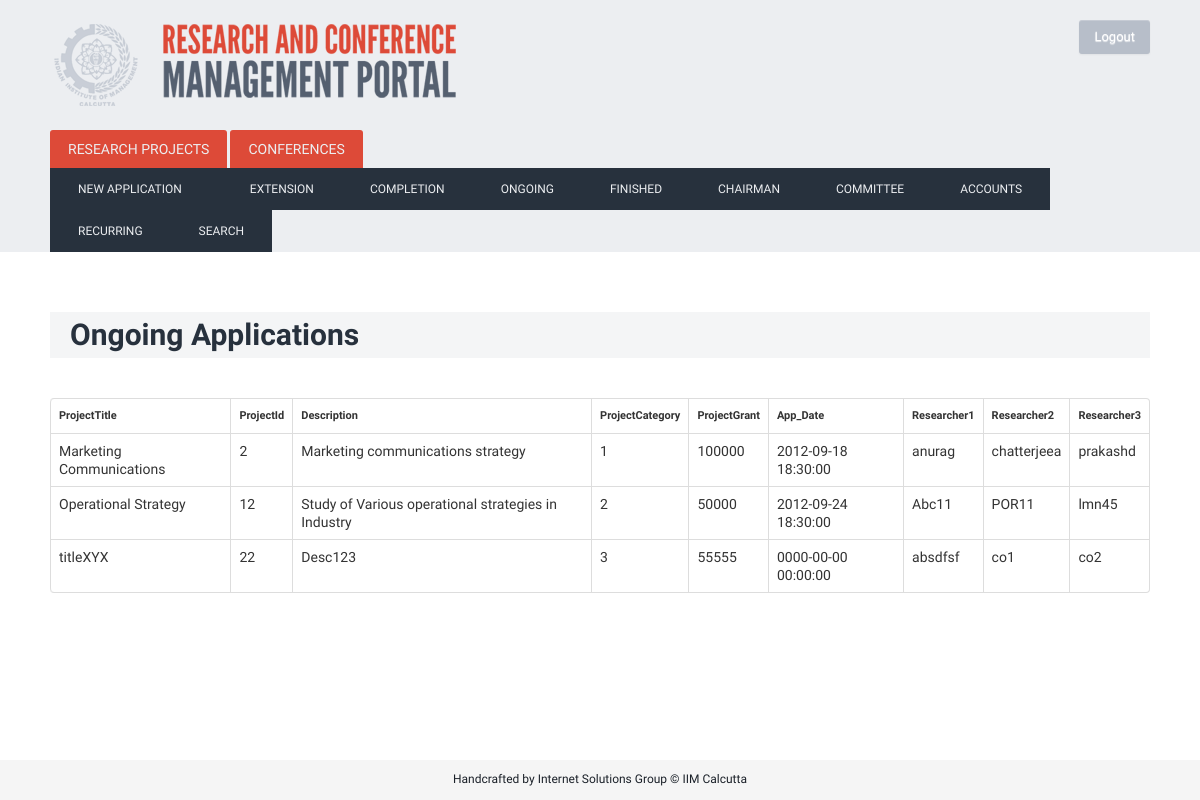
/index.php/ongoing (signed in), run on the app's committed database.
### tables this page shows
CREATE TABLE IF NOT EXISTS `project` (
  `ProjectTitle` varchar(400) NOT NULL,
  `ProjectId` bigint(200) NOT NULL AUTO_INCREMENT,
  `Description` varchar(2000) NOT NULL,
  `App_Date` timestamp NOT NULL DEFAULT CURRENT_TIMESTAMP COMMENT 'The  date of application of the project',
  `Start_Date` date NOT NULL,
  `End_Date` date NOT NULL,
  `Researcher1` varchar(80) NOT NULL,
  `Researcher2` varchar(80) NOT NULL,
  `Researcher3` varchar(80) NOT NULL,
  `ProjectCategory` varchar(30) NOT NULL,
  `ProjectGrant` int(11) NOT NULL,
  `PStatus` varchar(50) NOT NULL,
  `Deliverables` varchar(500) NOT NULL,
  `cases` int(11) NOT NULL DEFAULT '0',
  `journals` int(11) NOT NULL DEFAULT '0',
  `chapters` int(11) NOT NULL DEFAULT '0',
  `conference` int(11) NOT NULL DEFAULT '0',
  `paper` int(11) NOT NULL DEFAULT '0',
  PRIMARY KEY (`ProjectId`),
  UNIQUE KEY `ProjectId` (`ProjectId`),
  UNIQUE KEY `ProjectId_2` (`ProjectId`)
);

### index.php (called while the page is built, shortened)
<?php
require_once BASEPATH.'core/CodeIgniter.php';

### application/models/project_model.php (called while the page is built, shortened)
<?PHP
class Project_model extends CI_Model {
	function project_status($status)
		{
		$queryStr='SELECT * FROM project WHERE PStatus = "'.$status.'";';
		$query = $this->db->query($queryStr);
		return $query;
		}
}
?>

### application/controllers/ongoing.php (the view, shortened to what this page needs)
<?PHP
class Ongoing extends CI_Controller {
	function index()
		{
			$data['myClass']=$this;
			$data['action']=0;
			if($_SESSION['usertype']==1){
				$this->load->view('layout',$data);
			} elseif ($_SESSION['usertype']==2){
				$this->load->view('layoutComm',$data);
			} elseif($_SESSION['usertype']==3){
				$this->load->view('layoutChairman',$data);
			}
			else{
			header("location:login");
			}
		}
	function load_php()
				{
				echo '<h1> Ongoing Applications </h1>';
				$this->load->model('project_model');
				$status='approved';
				$Query= $this->project_model->project_status($status);
				echo '<TABLE class="table table-bordered"><tbody>';
                echo '<TR><TD><h4>ProjectTitle</h4></TD>
                    <TD><h4>ProjectId</h4></TD>
                    <TD><h4>Description</h4></TD>
                    <TD><h4>ProjectCategory</TD>
                    <TD><h4>ProjectGrant</TD>
                    <TD><h4>App_Date</TD>
                    <TD><h4>Researcher1</TD>
                    <TD><h4>Researcher2</TD>
                    <TD><h4>Researcher3</h1></TD></tbody>';
					 foreach($Query->result() as $row)
					 {
						 echo '<TR><TD>';
						 print $row->ProjectTitle;
						 echo '</TD><TD>';
						 print $row->ProjectId;
						 echo '</TD><TD>';
						 print $row->Description;
						 echo '</TD><TD>';
						 print $row->ProjectCategory;
						 echo '</TD><TD>';
						 print $row->ProjectGrant;
						 echo '</TD><TD>';
						 print $row->App_Date;
						 echo '</TD><TD>';
						 print $row->Researcher1;
						 echo '</TD><TD>';
						 print $row->Researcher2;
						 echo '</TD><TD>';
						 print $row->Researcher3;
					 }
				echo '</TABLE>';
				}
	}
?>

### static/css/custom.css (style rules this page uses)
html, body { height: 100%; }
body { background: url('/static/img/denim.png'); font-family: 'Droid Sans', sans-serif; font-weight: normal; font-size: 14px; line-height: 1.6; }
h4 { font-size: 11px; }
h1 { color: #27313D; margin-top: 60px; margin-bottom: 40px; font-weight: bold; background: #F4F5F6; padding: 5px 20px; }

### data on the page
project: ProjectTitle "Marketing Communications", ProjectId "2", Description "Marketing communications strategy", ProjectCategory "1", ProjectGrant "100000", App_Date "2012-09-18 18:30:00", Researcher1 "anurag", Researcher2 "chatterjeea", Researcher3 "prakashd"
project: ProjectTitle "Operational Strategy", ProjectId "12", Description "Study of Various operational strategies in Industry", ProjectCategory "2", ProjectGrant "50000", App_Date "2012-09-24 18:30:00", Researcher1 "Abc11", Researcher2 "POR11", Researcher3 "lmn45"
project: ProjectTitle "titleXYX", ProjectId "22", Description "Desc123", ProjectCategory "3", ProjectGrant "55555", App_Date "0000-00-00 00:00:00", Researcher1 "absdfsf", Researcher2 "co1", Researcher3 "co2"
